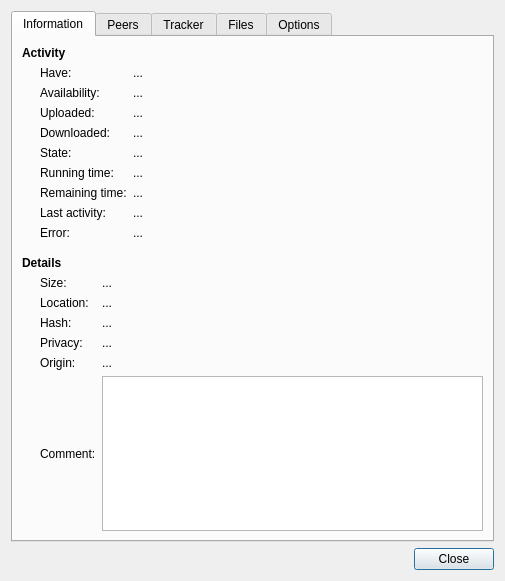
<?xml version="1.0" encoding="UTF-8"?>
<ui version="4.0">
 <class>DetailsDialog</class>
 <widget class="QDialog" name="DetailsDialog">
  <property name="geometry">
   <rect>
    <x>0</x>
    <y>0</y>
    <width>505</width>
    <height>581</height>
   </rect>
  </property>
  <property name="windowTitle">
   <string>Torrent Properties</string>
  </property>
  <layout class="QVBoxLayout" name="dialogLayout">
   <item>
    <widget class="QTabWidget" name="tabs">
     <property name="currentIndex">
      <number>0</number>
     </property>
     <property name="elideMode">
      <enum>Qt::ElideNone</enum>
     </property>
     <property name="usesScrollButtons">
      <bool>false</bool>
     </property>
     <widget class="QWidget" name="infoTab">
      <attribute name="title">
       <string>Information</string>
      </attribute>
      <layout class="QVBoxLayout" name="infoTabLayout">
       <item>
        <widget class="QLabel" name="activitySectionLabel">
         <property name="styleSheet">
          <string notr="true">font-weight:bold</string>
         </property>
         <property name="text">
          <string>Activity</string>
         </property>
        </widget>
       </item>
       <item>
        <layout class="QGridLayout" name="activitySectionLayout" columnstretch="0,1">
         <property name="leftMargin">
          <number>18</number>
         </property>
         <item row="0" column="0">
          <widget class="QLabel" name="haveLabel">
           <property name="text">
            <string>Have:</string>
           </property>
          </widget>
         </item>
         <item row="0" column="1">
          <widget class="SqueezeLabel" name="haveValueLabel">
           <property name="sizePolicy">
            <sizepolicy hsizetype="Ignored" vsizetype="Preferred">
             <horstretch>0</horstretch>
             <verstretch>0</verstretch>
            </sizepolicy>
           </property>
           <property name="text">
            <string notr="true">...</string>
           </property>
           <property name="textFormat">
            <enum>Qt::PlainText</enum>
           </property>
           <property name="textInteractionFlags">
            <set>Qt::NoTextInteraction</set>
           </property>
          </widget>
         </item>
         <item row="1" column="0">
          <widget class="QLabel" name="availabilityLabel">
           <property name="text">
            <string>Availability:</string>
           </property>
          </widget>
         </item>
         <item row="1" column="1">
          <widget class="SqueezeLabel" name="availabilityValueLabel">
           <property name="sizePolicy">
            <sizepolicy hsizetype="Ignored" vsizetype="Preferred">
             <horstretch>0</horstretch>
             <verstretch>0</verstretch>
            </sizepolicy>
           </property>
           <property name="text">
            <string notr="true">...</string>
           </property>
           <property name="textFormat">
            <enum>Qt::PlainText</enum>
           </property>
           <property name="textInteractionFlags">
            <set>Qt::NoTextInteraction</set>
           </property>
          </widget>
         </item>
         <item row="2" column="0">
          <widget class="QLabel" name="uploadedLabel">
           <property name="text">
            <string>Uploaded:</string>
           </property>
          </widget>
         </item>
         <item row="2" column="1">
          <widget class="SqueezeLabel" name="uploadedValueLabel">
           <property name="sizePolicy">
            <sizepolicy hsizetype="Ignored" vsizetype="Preferred">
             <horstretch>0</horstretch>
             <verstretch>0</verstretch>
            </sizepolicy>
           </property>
           <property name="text">
            <string notr="true">...</string>
           </property>
           <property name="textFormat">
            <enum>Qt::PlainText</enum>
           </property>
           <property name="textInteractionFlags">
            <set>Qt::NoTextInteraction</set>
           </property>
          </widget>
         </item>
         <item row="3" column="0">
          <widget class="QLabel" name="downloadedLabel">
           <property name="text">
            <string>Downloaded:</string>
           </property>
          </widget>
         </item>
         <item row="3" column="1">
          <widget class="SqueezeLabel" name="downloadedValueLabel">
           <property name="sizePolicy">
            <sizepolicy hsizetype="Ignored" vsizetype="Preferred">
             <horstretch>0</horstretch>
             <verstretch>0</verstretch>
            </sizepolicy>
           </property>
           <property name="text">
            <string notr="true">...</string>
           </property>
           <property name="textFormat">
            <enum>Qt::PlainText</enum>
           </property>
           <property name="textInteractionFlags">
            <set>Qt::NoTextInteraction</set>
           </property>
          </widget>
         </item>
         <item row="4" column="0">
          <widget class="QLabel" name="stateLabel">
           <property name="text">
            <string>State:</string>
           </property>
          </widget>
         </item>
         <item row="4" column="1">
          <widget class="SqueezeLabel" name="stateValueLabel">
           <property name="sizePolicy">
            <sizepolicy hsizetype="Ignored" vsizetype="Preferred">
             <horstretch>0</horstretch>
             <verstretch>0</verstretch>
            </sizepolicy>
           </property>
           <property name="text">
            <string notr="true">...</string>
           </property>
           <property name="textFormat">
            <enum>Qt::PlainText</enum>
           </property>
           <property name="textInteractionFlags">
            <set>Qt::NoTextInteraction</set>
           </property>
          </widget>
         </item>
         <item row="5" column="0">
          <widget class="QLabel" name="runningTimeLabel">
           <property name="text">
            <string>Running time:</string>
           </property>
          </widget>
         </item>
         <item row="5" column="1">
          <widget class="SqueezeLabel" name="runningTimeValueLabel">
           <property name="sizePolicy">
            <sizepolicy hsizetype="Ignored" vsizetype="Preferred">
             <horstretch>0</horstretch>
             <verstretch>0</verstretch>
            </sizepolicy>
           </property>
           <property name="text">
            <string notr="true">...</string>
           </property>
           <property name="textFormat">
            <enum>Qt::PlainText</enum>
           </property>
           <property name="textInteractionFlags">
            <set>Qt::NoTextInteraction</set>
           </property>
          </widget>
         </item>
         <item row="6" column="0">
          <widget class="QLabel" name="remainingTimeLabel">
           <property name="text">
            <string>Remaining time:</string>
           </property>
          </widget>
         </item>
         <item row="6" column="1">
          <widget class="SqueezeLabel" name="remainingTimeValueLabel">
           <property name="sizePolicy">
            <sizepolicy hsizetype="Ignored" vsizetype="Preferred">
             <horstretch>0</horstretch>
             <verstretch>0</verstretch>
            </sizepolicy>
           </property>
           <property name="text">
            <string notr="true">...</string>
           </property>
           <property name="textFormat">
            <enum>Qt::PlainText</enum>
           </property>
           <property name="textInteractionFlags">
            <set>Qt::NoTextInteraction</set>
           </property>
          </widget>
         </item>
         <item row="7" column="0">
          <widget class="QLabel" name="lastActivityLabel">
           <property name="text">
            <string>Last activity:</string>
           </property>
          </widget>
         </item>
         <item row="7" column="1">
          <widget class="SqueezeLabel" name="lastActivityValueLabel">
           <property name="sizePolicy">
            <sizepolicy hsizetype="Ignored" vsizetype="Preferred">
             <horstretch>0</horstretch>
             <verstretch>0</verstretch>
            </sizepolicy>
           </property>
           <property name="text">
            <string notr="true">...</string>
           </property>
           <property name="textFormat">
            <enum>Qt::PlainText</enum>
           </property>
           <property name="textInteractionFlags">
            <set>Qt::NoTextInteraction</set>
           </property>
          </widget>
         </item>
         <item row="8" column="0">
          <widget class="QLabel" name="errorLabel">
           <property name="text">
            <string>Error:</string>
           </property>
          </widget>
         </item>
         <item row="8" column="1">
          <widget class="SqueezeLabel" name="errorValueLabel">
           <property name="sizePolicy">
            <sizepolicy hsizetype="Ignored" vsizetype="Preferred">
             <horstretch>0</horstretch>
             <verstretch>0</verstretch>
            </sizepolicy>
           </property>
           <property name="text">
            <string notr="true">...</string>
           </property>
           <property name="textFormat">
            <enum>Qt::PlainText</enum>
           </property>
           <property name="textInteractionFlags">
            <set>Qt::TextSelectableByKeyboard|Qt::TextSelectableByMouse</set>
           </property>
          </widget>
         </item>
        </layout>
       </item>
       <item>
        <spacer name="detailsSectionSpacer">
         <property name="orientation">
          <enum>Qt::Vertical</enum>
         </property>
         <property name="sizeType">
          <enum>QSizePolicy::Fixed</enum>
         </property>
         <property name="sizeHint" stdset="0">
          <size>
           <width>1</width>
           <height>10</height>
          </size>
         </property>
        </spacer>
       </item>
       <item>
        <widget class="QLabel" name="detailsSectionLabel">
         <property name="styleSheet">
          <string notr="true">font-weight:bold</string>
         </property>
         <property name="text">
          <string>Details</string>
         </property>
        </widget>
       </item>
       <item>
        <layout class="QGridLayout" name="detailsSectionLayout" columnstretch="0,1">
         <property name="leftMargin">
          <number>18</number>
         </property>
         <item row="0" column="1">
          <widget class="SqueezeLabel" name="sizeValueLabel">
           <property name="sizePolicy">
            <sizepolicy hsizetype="Ignored" vsizetype="Preferred">
             <horstretch>0</horstretch>
             <verstretch>0</verstretch>
            </sizepolicy>
           </property>
           <property name="text">
            <string notr="true">...</string>
           </property>
           <property name="textFormat">
            <enum>Qt::PlainText</enum>
           </property>
           <property name="textInteractionFlags">
            <set>Qt::NoTextInteraction</set>
           </property>
          </widget>
         </item>
         <item row="1" column="1">
          <widget class="SqueezeLabel" name="locationValueLabel">
           <property name="sizePolicy">
            <sizepolicy hsizetype="Ignored" vsizetype="Preferred">
             <horstretch>0</horstretch>
             <verstretch>0</verstretch>
            </sizepolicy>
           </property>
           <property name="text">
            <string notr="true">...</string>
           </property>
           <property name="textFormat">
            <enum>Qt::PlainText</enum>
           </property>
           <property name="textInteractionFlags">
            <set>Qt::TextSelectableByKeyboard|Qt::TextSelectableByMouse</set>
           </property>
          </widget>
         </item>
         <item row="2" column="0">
          <widget class="QLabel" name="hashLabel">
           <property name="text">
            <string>Hash:</string>
           </property>
          </widget>
         </item>
         <item row="3" column="0">
          <widget class="QLabel" name="privacyLabel">
           <property name="text">
            <string>Privacy:</string>
           </property>
          </widget>
         </item>
         <item row="4" column="0">
          <widget class="QLabel" name="originLabel">
           <property name="text">
            <string>Origin:</string>
           </property>
          </widget>
         </item>
         <item row="4" column="1">
          <widget class="SqueezeLabel" name="originValueLabel">
           <property name="sizePolicy">
            <sizepolicy hsizetype="Ignored" vsizetype="Preferred">
             <horstretch>0</horstretch>
             <verstretch>0</verstretch>
            </sizepolicy>
           </property>
           <property name="text">
            <string notr="true">...</string>
           </property>
           <property name="textFormat">
            <enum>Qt::PlainText</enum>
           </property>
           <property name="textInteractionFlags">
            <set>Qt::TextSelectableByKeyboard|Qt::TextSelectableByMouse</set>
           </property>
          </widget>
         </item>
         <item row="3" column="1">
          <widget class="SqueezeLabel" name="privacyValueLabel">
           <property name="sizePolicy">
            <sizepolicy hsizetype="Ignored" vsizetype="Preferred">
             <horstretch>0</horstretch>
             <verstretch>0</verstretch>
            </sizepolicy>
           </property>
           <property name="text">
            <string notr="true">...</string>
           </property>
           <property name="textFormat">
            <enum>Qt::PlainText</enum>
           </property>
           <property name="textInteractionFlags">
            <set>Qt::NoTextInteraction</set>
           </property>
          </widget>
         </item>
         <item row="0" column="0">
          <widget class="QLabel" name="sizeLabel">
           <property name="text">
            <string>Size:</string>
           </property>
          </widget>
         </item>
         <item row="1" column="0">
          <widget class="QLabel" name="locationLabel">
           <property name="text">
            <string>Location:</string>
           </property>
          </widget>
         </item>
         <item row="2" column="1">
          <widget class="SqueezeLabel" name="hashValueLabel">
           <property name="sizePolicy">
            <sizepolicy hsizetype="Ignored" vsizetype="Preferred">
             <horstretch>0</horstretch>
             <verstretch>0</verstretch>
            </sizepolicy>
           </property>
           <property name="text">
            <string notr="true">...</string>
           </property>
           <property name="textFormat">
            <enum>Qt::PlainText</enum>
           </property>
           <property name="textInteractionFlags">
            <set>Qt::TextSelectableByKeyboard|Qt::TextSelectableByMouse</set>
           </property>
          </widget>
         </item>
         <item row="5" column="0">
          <widget class="QLabel" name="commentLabel">
           <property name="text">
            <string>Comment:</string>
           </property>
           <property name="buddy">
            <cstring>commentBrowser</cstring>
           </property>
          </widget>
         </item>
         <item row="5" column="1">
          <widget class="QTextBrowser" name="commentBrowser">
           <property name="textInteractionFlags">
            <set>Qt::TextSelectableByKeyboard|Qt::TextSelectableByMouse</set>
           </property>
          </widget>
         </item>
        </layout>
       </item>
      </layout>
     </widget>
     <widget class="QWidget" name="peersTab">
      <attribute name="title">
       <string>Peers</string>
      </attribute>
      <layout class="QVBoxLayout" name="peersTabLayout">
       <item>
        <widget class="QTreeWidget" name="peersView">
         <property name="alternatingRowColors">
          <bool>true</bool>
         </property>
         <property name="verticalScrollMode">
          <enum>QAbstractItemView::ScrollPerPixel</enum>
         </property>
         <property name="rootIsDecorated">
          <bool>false</bool>
         </property>
         <property name="uniformRowHeights">
          <bool>true</bool>
         </property>
         <property name="sortingEnabled">
          <bool>true</bool>
         </property>
         <property name="columnCount">
          <number>0</number>
         </property>
         <attribute name="headerShowSortIndicator" stdset="0">
          <bool>true</bool>
         </attribute>
        </widget>
       </item>
      </layout>
     </widget>
     <widget class="QWidget" name="trackersTab">
      <attribute name="title">
       <string>Tracker</string>
      </attribute>
      <layout class="QGridLayout" name="trackersTabLayout">
       <item row="0" column="0" rowspan="4">
        <widget class="QListView" name="trackersView">
         <property name="horizontalScrollBarPolicy">
          <enum>Qt::ScrollBarAlwaysOff</enum>
         </property>
         <property name="alternatingRowColors">
          <bool>true</bool>
         </property>
         <property name="selectionMode">
          <enum>QAbstractItemView::ExtendedSelection</enum>
         </property>
         <property name="verticalScrollMode">
          <enum>QAbstractItemView::ScrollPerPixel</enum>
         </property>
        </widget>
       </item>
       <item row="0" column="1">
        <widget class="QToolButton" name="addTrackerButton">
         <property name="toolTip">
          <string>Add Tracker</string>
         </property>
         <property name="toolButtonStyle">
          <enum>Qt::ToolButtonIconOnly</enum>
         </property>
        </widget>
       </item>
       <item row="1" column="1">
        <widget class="QToolButton" name="editTrackerButton">
         <property name="toolTip">
          <string>Edit Tracker</string>
         </property>
         <property name="toolButtonStyle">
          <enum>Qt::ToolButtonIconOnly</enum>
         </property>
        </widget>
       </item>
       <item row="2" column="1">
        <widget class="QToolButton" name="removeTrackerButton">
         <property name="toolTip">
          <string>Remove Trackers</string>
         </property>
         <property name="toolButtonStyle">
          <enum>Qt::ToolButtonIconOnly</enum>
         </property>
        </widget>
       </item>
       <item row="3" column="1">
        <spacer name="trackerButtonsSpacer">
         <property name="orientation">
          <enum>Qt::Vertical</enum>
         </property>
         <property name="sizeHint" stdset="0">
          <size>
           <width>1</width>
           <height>1</height>
          </size>
         </property>
        </spacer>
       </item>
       <item row="4" column="0">
        <widget class="QCheckBox" name="showTrackerScrapesCheck">
         <property name="text">
          <string>Show &amp;more details</string>
         </property>
        </widget>
       </item>
       <item row="5" column="0">
        <widget class="QCheckBox" name="showBackupTrackersCheck">
         <property name="text">
          <string>Show &amp;backup trackers</string>
         </property>
        </widget>
       </item>
      </layout>
     </widget>
     <widget class="QWidget" name="filesTab">
      <attribute name="title">
       <string>Files</string>
      </attribute>
      <layout class="QVBoxLayout" name="filesTabLayout">
       <item>
        <widget class="FileTreeView" name="filesView">
         <property name="horizontalScrollBarPolicy">
          <enum>Qt::ScrollBarAlwaysOff</enum>
         </property>
         <property name="editTriggers">
          <set>QAbstractItemView::EditKeyPressed</set>
         </property>
         <property name="alternatingRowColors">
          <bool>true</bool>
         </property>
         <property name="selectionMode">
          <enum>QAbstractItemView::ExtendedSelection</enum>
         </property>
         <property name="verticalScrollMode">
          <enum>QAbstractItemView::ScrollPerPixel</enum>
         </property>
         <property name="uniformRowHeights">
          <bool>true</bool>
         </property>
         <property name="sortingEnabled">
          <bool>true</bool>
         </property>
        </widget>
       </item>
      </layout>
     </widget>
     <widget class="QWidget" name="optionsTab">
      <attribute name="title">
       <string>Options</string>
      </attribute>
      <layout class="QVBoxLayout" name="optionsTabLayout">
       <item>
        <widget class="QLabel" name="speedSectionLabel">
         <property name="styleSheet">
          <string notr="true">font-weight:bold</string>
         </property>
         <property name="text">
          <string>Speed</string>
         </property>
        </widget>
       </item>
       <item>
        <layout class="QGridLayout" name="speedSectionLayout" columnstretch="0,1">
         <property name="leftMargin">
          <number>18</number>
         </property>
         <item row="0" column="0" colspan="2">
          <widget class="QCheckBox" name="sessionLimitCheck">
           <property name="text">
            <string>Honor global &amp;limits</string>
           </property>
          </widget>
         </item>
         <item row="1" column="0">
          <widget class="QCheckBox" name="singleDownCheck">
           <property name="text">
            <string>Limit &amp;download speed:</string>
           </property>
          </widget>
         </item>
         <item row="1" column="1">
          <widget class="QSpinBox" name="singleDownSpin">
           <property name="enabled">
            <bool>false</bool>
           </property>
           <property name="maximum">
            <number>999999999</number>
           </property>
           <property name="singleStep">
            <number>5</number>
           </property>
          </widget>
         </item>
         <item row="2" column="0">
          <widget class="QCheckBox" name="singleUpCheck">
           <property name="text">
            <string>Limit &amp;upload speed:</string>
           </property>
          </widget>
         </item>
         <item row="2" column="1">
          <widget class="QSpinBox" name="singleUpSpin">
           <property name="enabled">
            <bool>false</bool>
           </property>
           <property name="maximum">
            <number>999999999</number>
           </property>
           <property name="singleStep">
            <number>5</number>
           </property>
          </widget>
         </item>
         <item row="3" column="0">
          <widget class="QLabel" name="bandwidthPriorityLabel">
           <property name="text">
            <string>Torrent &amp;priority:</string>
           </property>
           <property name="buddy">
            <cstring>bandwidthPriorityCombo</cstring>
           </property>
          </widget>
         </item>
         <item row="3" column="1">
          <widget class="QComboBox" name="bandwidthPriorityCombo"/>
         </item>
         <item row="4" column="0" colspan="2">
          <widget class="QCheckBox" name="sequentialCheck">
           <property name="text">
            <string>Sequential download</string>
           </property>
          </widget>
         </item>
        </layout>
       </item>
       <item>
        <spacer name="seedingLimitsSectionSpacer">
         <property name="orientation">
          <enum>Qt::Vertical</enum>
         </property>
         <property name="sizeType">
          <enum>QSizePolicy::Fixed</enum>
         </property>
         <property name="sizeHint" stdset="0">
          <size>
           <width>1</width>
           <height>10</height>
          </size>
         </property>
        </spacer>
       </item>
       <item>
        <widget class="QLabel" name="seedingLimitsSectionLabel">
         <property name="styleSheet">
          <string notr="true">font-weight:bold</string>
         </property>
         <property name="text">
          <string>Seeding Limits</string>
         </property>
        </widget>
       </item>
       <item>
        <layout class="QGridLayout" name="seedingLimitsSectionRatioLayout" columnstretch="0,1,0">
         <property name="leftMargin">
          <number>18</number>
         </property>
         <item row="0" column="0">
          <widget class="QLabel" name="ratioLabel">
           <property name="text">
            <string>&amp;Ratio:</string>
           </property>
           <property name="buddy">
            <cstring>ratioCombo</cstring>
           </property>
          </widget>
         </item>
         <item row="0" column="1">
          <widget class="QComboBox" name="ratioCombo"/>
         </item>
         <item row="0" column="2">
          <widget class="QDoubleSpinBox" name="ratioSpin">
           <property name="maximum">
            <double>999999999.000000000000000</double>
           </property>
           <property name="singleStep">
            <double>0.500000000000000</double>
           </property>
          </widget>
         </item>
        </layout>
       </item>
       <item>
        <layout class="QGridLayout" name="seedingLimitsSectionIdleLayout" columnstretch="0,1,0">
         <property name="leftMargin">
          <number>18</number>
         </property>
         <item row="0" column="0">
          <widget class="QLabel" name="idleLabel">
           <property name="text">
            <string>&amp;Idle:</string>
           </property>
           <property name="buddy">
            <cstring>idleCombo</cstring>
           </property>
          </widget>
         </item>
         <item row="0" column="1">
          <widget class="QComboBox" name="idleCombo"/>
         </item>
         <item row="0" column="2">
          <widget class="QSpinBox" name="idleSpin">
           <property name="suffix">
            <string notr="true"> minute(s)</string>
           </property>
           <property name="minimum">
            <number>1</number>
           </property>
           <property name="maximum">
            <number>40320</number>
           </property>
           <property name="singleStep">
            <number>5</number>
           </property>
          </widget>
         </item>
        </layout>
       </item>
       <item>
        <spacer name="peerConnectionsSectionSpacer">
         <property name="orientation">
          <enum>Qt::Vertical</enum>
         </property>
         <property name="sizeType">
          <enum>QSizePolicy::Fixed</enum>
         </property>
         <property name="sizeHint" stdset="0">
          <size>
           <width>1</width>
           <height>10</height>
          </size>
         </property>
        </spacer>
       </item>
       <item>
        <widget class="QLabel" name="peerConnectionsSectionLabel">
         <property name="styleSheet">
          <string notr="true">font-weight:bold</string>
         </property>
         <property name="text">
          <string>Peer Connections</string>
         </property>
        </widget>
       </item>
       <item>
        <layout class="QGridLayout" name="peerConnectionsSectionLayout" columnstretch="0,1">
         <property name="leftMargin">
          <number>18</number>
         </property>
         <item row="0" column="0">
          <widget class="QLabel" name="peerLimitLabel">
           <property name="text">
            <string>&amp;Maximum peers:</string>
           </property>
           <property name="buddy">
            <cstring>peerLimitSpin</cstring>
           </property>
          </widget>
         </item>
         <item row="0" column="1">
          <widget class="QSpinBox" name="peerLimitSpin">
           <property name="minimum">
            <number>1</number>
           </property>
           <property name="maximum">
            <number>300</number>
           </property>
           <property name="singleStep">
            <number>5</number>
           </property>
          </widget>
         </item>
        </layout>
       </item>
       <item>
        <spacer name="optionsTabBottomSpacer">
         <property name="orientation">
          <enum>Qt::Vertical</enum>
         </property>
         <property name="sizeHint" stdset="0">
          <size>
           <width>1</width>
           <height>1</height>
          </size>
         </property>
        </spacer>
       </item>
      </layout>
     </widget>
    </widget>
   </item>
   <item>
    <widget class="QDialogButtonBox" name="dialogButtons">
     <property name="orientation">
      <enum>Qt::Horizontal</enum>
     </property>
     <property name="standardButtons">
      <set>QDialogButtonBox::Close</set>
     </property>
    </widget>
   </item>
  </layout>
 </widget>
 <customwidgets>
  <customwidget>
   <class>SqueezeLabel</class>
   <extends>QLabel</extends>
   <header>SqueezeLabel.h</header>
  </customwidget>
  <customwidget>
   <class>FileTreeView</class>
   <extends>QTreeView</extends>
   <header>FileTreeView.h</header>
  </customwidget>
 </customwidgets>
 <resources/>
 <connections>
  <connection>
   <sender>dialogButtons</sender>
   <signal>accepted()</signal>
   <receiver>DetailsDialog</receiver>
   <slot>accept()</slot>
   <hints>
    <hint type="sourcelabel">
     <x>26</x>
     <y>563</y>
    </hint>
    <hint type="destinationlabel">
     <x>20</x>
     <y>20</y>
    </hint>
   </hints>
  </connection>
  <connection>
   <sender>dialogButtons</sender>
   <signal>rejected()</signal>
   <receiver>DetailsDialog</receiver>
   <slot>reject()</slot>
   <hints>
    <hint type="sourcelabel">
     <x>26</x>
     <y>563</y>
    </hint>
    <hint type="destinationlabel">
     <x>20</x>
     <y>20</y>
    </hint>
   </hints>
  </connection>
  <connection>
   <sender>singleDownCheck</sender>
   <signal>toggled(bool)</signal>
   <receiver>singleDownSpin</receiver>
   <slot>setEnabled(bool)</slot>
   <hints>
    <hint type="sourcelabel">
     <x>35</x>
     <y>99</y>
    </hint>
    <hint type="destinationlabel">
     <x>247</x>
     <y>93</y>
    </hint>
   </hints>
  </connection>
  <connection>
   <sender>singleUpCheck</sender>
   <signal>toggled(bool)</signal>
   <receiver>singleUpSpin</receiver>
   <slot>setEnabled(bool)</slot>
   <hints>
    <hint type="sourcelabel">
     <x>35</x>
     <y>131</y>
    </hint>
    <hint type="destinationlabel">
     <x>247</x>
     <y>125</y>
    </hint>
   </hints>
  </connection>
 </connections>
</ui>
